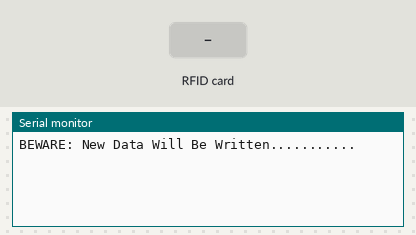
A sketch run on a simulated Arduino Uno, built with avr-gcc and run on an emulated ATmega328P. Parts: the last lines printed to the serial monitor. The test bench sets the inputs (shaded band).

Above: at 1.2 s.
1.3 s: RFID card 5E 7A 19 C4 held to the reader
At 1.54 s:
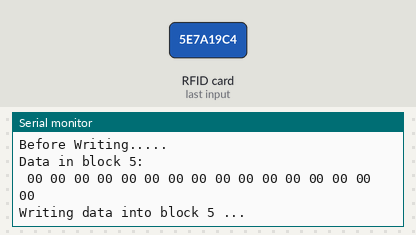
At 2.8 s:
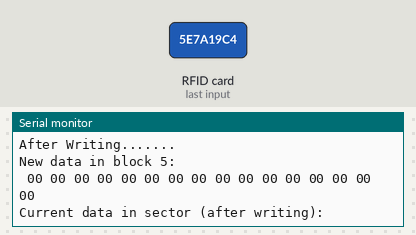

Measured:
- after the input at 1.3 s, the serial monitor: prints a new line at once (image 1)

The sketch:

write_block_data.ino
```cpp
#include <SPI.h>
#include <MFRC522.h>

#define RST_PIN         9           // Configurable, see typical pin layout above
#define SS_PIN          10          // Configurable, see typical pin layout above

MFRC522 mfrc522(SS_PIN, RST_PIN);   // Create MFRC522 instance.

MFRC522::MIFARE_Key key;
MFRC522::StatusCode status;

void setup() {
  Serial.begin(9600); // Initialize serial communications with the PC
  while (!Serial);    // Do nothing if no serial port is opened (added for Arduinos based on ATMEGA32U4)
  SPI.begin();        // Init SPI bus
  mfrc522.PCD_Init(); // Init MFRC522 card


  // Prepare the key (used both as key A and as key B)
  // FF FF FF FF FF FF is the default key

  key.keyByte[0] = 0xFF;   // write your card key here
  key.keyByte[1] = 0xFF;
  key.keyByte[2] = 0xFF;
  key.keyByte[3] = 0xFF;
  key.keyByte[4] = 0xFF;
  key.keyByte[5] = 0xFF;

  Serial.println();
  Serial.println();
  Serial.println(F("BEWARE: New Data Will Be Written..........."));
  Serial.println();
}

/**
   Main loop.
*/
void loop() {
  // Look for new cards
  if ( ! mfrc522.PICC_IsNewCardPresent())
    return;

  // Select one of the cards
  if ( ! mfrc522.PICC_ReadCardSerial())
    return;

  // Show some details of the PICC (that is: the tag/card)
  Serial.print(F("Card UID:"));
  dump_byte_array(mfrc522.uid.uidByte, mfrc522.uid.size);
  Serial.println();
  Serial.print(F("PICC type: "));
  Serial.println();
  MFRC522::PICC_Type piccType = mfrc522.PICC_GetType(mfrc522.uid.sak);
  Serial.println(mfrc522.PICC_GetTypeName(piccType));

  // Check for compatibility
  if (    piccType != MFRC522::PICC_TYPE_MIFARE_MINI
          &&  piccType != MFRC522::PICC_TYPE_MIFARE_1K
          &&  piccType != MFRC522::PICC_TYPE_MIFARE_4K) {
    Serial.println(F("This sample only works with MIFARE Classic cards."));
    Serial.println();
    return;
  }

      byte dataBlock[]    = {
        0x00, 0x00, 0x00, 0x00, // Write the data you want to write here
        0x00, 0x00, 0x00, 0x00,
        0x00, 0x00, 0x00, 0x00,
        0x00, 0x00, 0x00, 0x00
    };

    // sector number as first parameter => [0 to 15]
    // block number as second parameter => [0 to 63] which also depends on sector number.
    // for sector 0 readable blocks will be 0 to 3, for sector 1 readable blocks will be 4 to 7
    // blockAddr mustn't be (sector*4 + 3)

    write_block_data(1, 5, dataBlock);


  // Halt PICC
  mfrc522.PICC_HaltA();
  // Stop encryption on PCD
  mfrc522.PCD_StopCrypto1();

}

//Helper routine to dump a byte array as hex values to Serial.

void dump_byte_array(byte *buffer, byte bufferSize) {
  for (byte i = 0; i < bufferSize; i++) {
    Serial.print(buffer[i] < 0x10 ? " 0" : " ");
    Serial.print(buffer[i], HEX);
  }
}

//key Change

void write_block_data(byte sector, byte blockAddr, byte *dataBlock) {
  byte trailerBlock   = 3; // this block is needed to authenticate the card. It'll always be 3.
  byte buffer[18]; //data will be stored here
  byte size = sizeof(buffer);

    // Authentication using key A
    Serial.println(F("Authenticating using key A..."));
    Serial.println();
    status = mfrc522.PCD_Authenticate(MFRC522::PICC_CMD_MF_AUTH_KEY_A, trailerBlock, &key, &(mfrc522.uid));
    if (status != MFRC522::STATUS_OK) {
      Serial.print(F("PCD_Authenticate() failed: "));
      Serial.println(mfrc522.GetStatusCodeName(status));
      return;
    }


  // Showing the whole sector as it currently is
  Serial.println(F("Current data in sector (before writing):"));
  mfrc522.PICC_DumpMifareClassicSectorToSerial(&(mfrc522.uid), &key, sector);
  Serial.println();

  // Read data from the block
    Serial.println(F("Before Writing....."));
    status = mfrc522.MIFARE_Read(blockAddr, buffer, &size);
    if (status != MFRC522::STATUS_OK) {
        Serial.print(F("MIFARE_Read() failed: "));
        Serial.println(mfrc522.GetStatusCodeName(status));
    } else {
    Serial.print(F("Data in block ")); Serial.print(blockAddr); Serial.println(F(":"));
    dump_byte_array(buffer, 16); Serial.println();Serial.println();
    }

  // Write data to the block
  Serial.print(F("Writing data into block ")); Serial.print(blockAddr);
  Serial.println(F(" ..."));
  dump_byte_array(dataBlock, 16); Serial.println();
  status = mfrc522.MIFARE_Write(blockAddr, dataBlock, 16);
  if (status != MFRC522::STATUS_OK) {
    Serial.print(F("MIFARE_Write() failed: "));
    Serial.println(mfrc522.GetStatusCodeName(status));
  }
  Serial.println();

  // Read data from the block (again, should now be what we have written)
    Serial.println(F("After Writing......."));
    status = mfrc522.MIFARE_Read(blockAddr, buffer, &size);
    if (status != MFRC522::STATUS_OK) {
        Serial.print(F("MIFARE_Read() failed: "));
        Serial.println(mfrc522.GetStatusCodeName(status));
    } else {
    Serial.print(F("New data in block ")); Serial.print(blockAddr); Serial.println(F(":"));
    dump_byte_array(buffer, 16); Serial.println();Serial.println();
    }

    // Dump the sector data
    Serial.println(F("Current data in sector (after writing):"));
    mfrc522.PICC_DumpMifareClassicSectorToSerial(&(mfrc522.uid), &key, sector);
    Serial.println();

}
```
